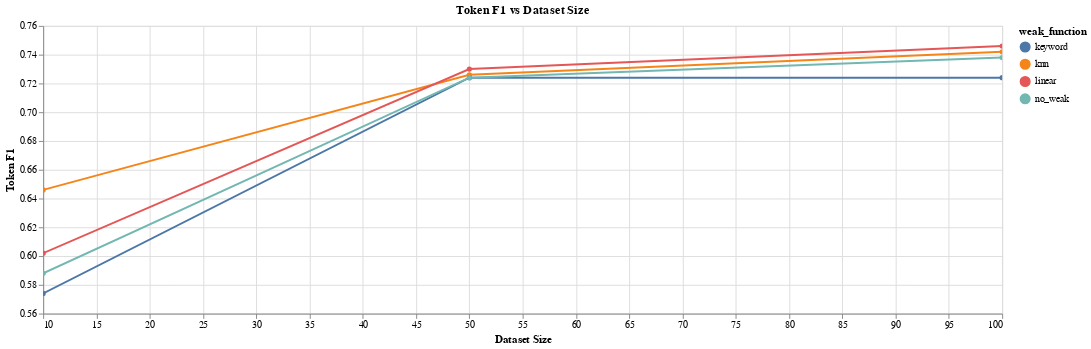

The code cell stored with this chart in its notebook:
### Code cell
WEAK_WEIGHT = 0.01
WEAK_TRAIN_METHOD = 'fine_tune'

def metric_graph(data_frame: pd.DataFrame, metric: str) -> alt.Chart:
    def filter_graph(chart: alt.Chart) -> alt.Chart:
        return chart.transform_filter(
            alt.datum.metric_name == metric
        ).transform_filter(
            alt.datum.weak_weight == WEAK_WEIGHT
        ).transform_filter(
            alt.datum.weak_train_method == WEAK_TRAIN_METHOD,
        )

    base = alt.Chart(data_frame, title=f'{metric} vs Dataset Size')
    line = filter_graph(base.mark_line(point=True).encode(
        x=alt.X('step', title='Dataset Size'),
        y=alt.Y('mean(metric_val)', title=metric, scale=alt.Scale(zero=False)),
        color='weak_function:N',
    ))
    
    confidence_interval = filter_graph(base.mark_area(interpolate='monotone', opacity=0.3).encode(
        x=alt.X('step'),
        y=alt.Y('ci0(metric_val):Q'),
        y2='ci1(metric_val):Q',
        color='weak_function:N',
    ))

    return (line).properties(width=1000).interactive()
metric_graph(data_frame, 'Token F1')

### Figure 1 — Vega-Lite specification as saved in the notebook (floating-point values rounded to 4 significant figures; data arrays with more than 128 entries replaced by an {"elided": "..."} marker saying what was removed)
{"$schema": "https://vega.github.io/schema/vega-lite/v2.6.0.json", "config": {"view": {"height": 300, "width": 400}}, "data": {"name": "data-13fc662b0cdf74c1e41d0013a39344e6"}, "datasets": {"data-13fc662b0cdf74c1e41d0013a39344e6": {"elided": "480 records"}}, "encoding": {"color": {"field": "weak_function", "type": "nominal"}, "x": {"field": "step", "title": "Dataset Size", "type": "quantitative"}, "y": {"aggregate": "mean", "field": "metric_val", "scale": {"zero": false}, "title": "Token F1", "type": "quantitative"}}, "mark": {"point": true, "type": "line"}, "selection": {"selector004": {"bind": "scales", "encodings": ["x", "y"], "mark": {"fill": "#333", "fillOpacity": 0.125, "stroke": "white"}, "on": "[mousedown, window:mouseup] > window:mousemove!", "resolve": "global", "translate": "[mousedown, window:mouseup] > window:mousemove!", "type": "interval", "zoom": "wheel!"}}, "title": "Token F1 vs Dataset Size", "transform": [{"filter": "(datum.metric_name === 'Token F1')"}, {"filter": "(datum.weak_weight === 0.01)"}, {"filter": "(datum.weak_train_method === 'fine_tune')"}], "width": 1000}
